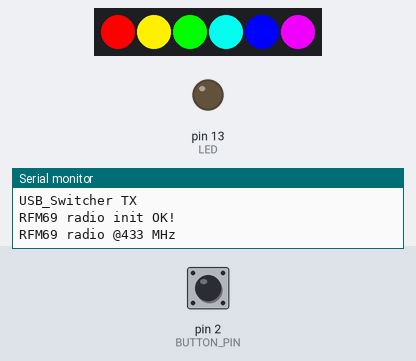
This sketch was run on a simulated Arduino Uno, built with avr-gcc and run on an emulated ATmega328P. On the bench: 6 RGB LEDs in strip order, left to right, output pins drawn as LEDs (lit = HIGH), the last lines printed to the serial monitor. Inputs (shaded band) come from the test bench; at power-on: pin 2 (BUTTON_PIN) HIGH. No radio packets arrive unless stated; pins used as bus, display or sensor lines are not drawn.

Above: at 14.8 s.
14.9 s: pin 2 (BUTTON_PIN) pulled LOW for 0.15 s
At 18.6 s:
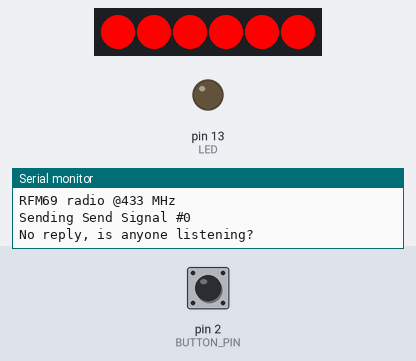
At 19.44 s:
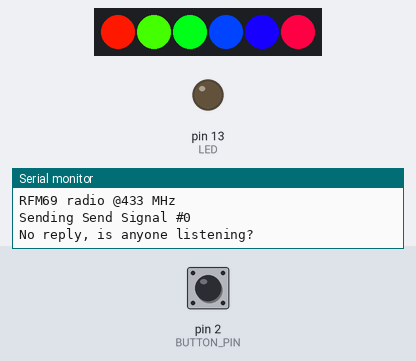
Timing chart, 0 to 24.0 s (numbered marks = the images above; inputs shaded):
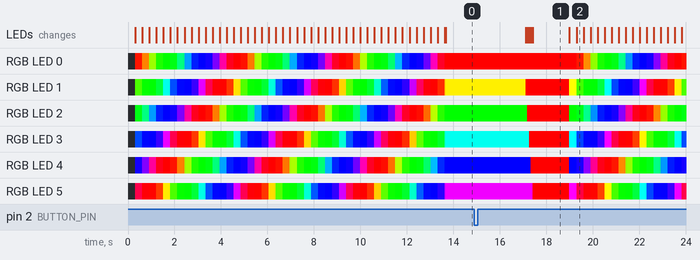

Measured:
- what the display in image 1 shows lasts 1.6 s, from 17.4 s to 19.0 s

The sketch:

remote_usbSwitch_TX.ino
```cpp
// RF USB Switcher


#include <SPI.h>
#include <RH_RF69.h>
#include <RHReliableDatagram.h>
#include <Adafruit_NeoPixel.h>
#ifdef __AVR__
 #include <avr/power.h> // Required for 16 MHz Adafruit Trinket
#endif
/************ Radio Setup ***************/

// Change to 434.0 or other frequency, must match RX's freq!
#define RF69_FREQ 433.0

// Where to send packets to!
#define DEST_ADDRESS   1
// change addresses for each client board, any number :)
#define MY_ADDRESS     2

#define BUTTON_PIN   2

#define RFM69_CS      8
#define RFM69_INT     7
#define RFM69_RST     4
#define LED           13

/************ NeoPixel Setup ***************/

#define PIXEL_PIN    6  // Digital IO pin connected to the NeoPixels.

#define PIXEL_COUNT 6  // Number of NeoPixels

// Declare our NeoPixel strip object:
Adafruit_NeoPixel strip(PIXEL_COUNT, PIXEL_PIN, NEO_GRB + NEO_KHZ800);
// Argument 1 = Number of pixels in NeoPixel strip
// Argument 2 = Arduino pin number (most are valid)
// Argument 3 = Pixel type flags, add together as needed:
//   NEO_KHZ800  800 KHz bitstream (most NeoPixel products w/WS2812 LEDs)
//   NEO_KHZ400  400 KHz (classic 'v1' (not v2) FLORA pixels, WS2811 drivers)
//   NEO_GRB     Pixels are wired for GRB bitstream (most NeoPixel products)
//   NEO_RGB     Pixels are wired for RGB bitstream (v1 FLORA pixels, not v2)
//   NEO_RGBW    Pixels are wired for RGBW bitstream (NeoPixel RGBW products)

/************ NeoPixel Setup ***************/

// Singleton instance of the radio driver
RH_RF69 rf69(RFM69_CS, RFM69_INT);

// Class to manage message delivery and receipt, using the driver declared above
RHReliableDatagram rf69_manager(rf69, MY_ADDRESS);

boolean oldState = HIGH;
int     mode     = 0;    // Currently-active animation mode, 0-9

int16_t packetnum = 0;  // packet counter, we increment per xmission

void setup()
{
  pinMode(BUTTON_PIN, INPUT_PULLUP);
  Serial.begin(115200);
  //while (!Serial) { delay(1); } // wait until serial console is open, remove if not tethered to computer

  pinMode(LED, OUTPUT);
  pinMode(RFM69_RST, OUTPUT);
  digitalWrite(RFM69_RST, LOW);

  Serial.println("USB_Switcher TX");
  Serial.println();

  // manual reset
  digitalWrite(RFM69_RST, HIGH);
  delay(10);
  digitalWrite(RFM69_RST, LOW);
  delay(10);

  if (!rf69_manager.init()) {
    Serial.println("RFM69 radio init failed");
    while (1);
  }
  Serial.println("RFM69 radio init OK!");
  // Defaults after init are 434.0MHz, modulation GFSK_Rb250Fd250, +13dbM (for low power module)
  // No encryption
  if (!rf69.setFrequency(RF69_FREQ)) {
    Serial.println("setFrequency failed");
  }

  // If you are using a high power RF69 eg RFM69HW, you *must* set a Tx power with the
  // ishighpowermodule flag set like this:
  rf69.setTxPower(20, true);  // range from 14-20 for power, 2nd arg must be true for 69HCW

  // The encryption key has to be the same as the one in the server
  uint8_t key[] = { 0x01, 0x02, 0x03, 0x04, 0x05, 0x06, 0x07, 0x08,
                    0x01, 0x02, 0x03, 0x04, 0x05, 0x06, 0x07, 0x08};
  rf69.setEncryptionKey(key);

  pinMode(LED, OUTPUT);

  Serial.print("RFM69 radio @");  Serial.print((int)RF69_FREQ);  Serial.println(" MHz");

  strip.begin(); // Initialize NeoPixel strip object (REQUIRED)
  strip.show();  // Initialize all pixels to 'off'
  rainbow(10);
}


// Dont put this on the stack:
uint8_t buf[RH_RF69_MAX_MESSAGE_LEN];
uint8_t data[] = "  OK";

void loop() {
  // Get current button state.
  boolean newState = digitalRead(BUTTON_PIN);

  if((newState == LOW) && (oldState == HIGH)) {
    // Short delay to debounce button.
    delay(20);

    char radiopacket[20] = "Send Signal #";
    itoa(packetnum++, radiopacket+13, 10);
    Serial.print("Sending "); Serial.println(radiopacket);

    // Send a message to the DESTINATION!
    if (rf69_manager.sendtoWait((uint8_t *)radiopacket, strlen(radiopacket), DEST_ADDRESS)) {
      // Now wait for a reply from the server
      uint8_t len = sizeof(buf);
      uint8_t from;
      if (rf69_manager.recvfromAckTimeout(buf, &len, 2000, &from)) {
        buf[len] = 0; // zero out remaining string

        Serial.print("Got reply from #"); Serial.print(from);
        Serial.print(" [RSSI :");
        Serial.print(rf69.lastRssi());
        Serial.print("] : ");
        Serial.println((char*)buf);
        Blink(LED, 40, 3); //blink LED 3 times, 40ms between blinks
      } else {
        Serial.println("No reply, is anyone listening?");
      }
    } else {
      Serial.println("Sending failed (no ack)");
      colorWipe(strip.Color(127, 127, 127), 75); // White
      delay(2000);
    }
   }
    if(newState == LOW) {      // Yes, still low
      if(++mode > 1) mode = 0; // Advance to next mode, wrap around after #2
      switch(mode) {           // Start the new animation...
        case 0:
          colorWipe(strip.Color(  0,   0, 255), 75);    // Blue
          delay(1500);
          rainbow(10);
          break;
        case 1:
          colorWipe(strip.Color(255,   0,   0), 75);    // Red
          delay(1500);
          rainbow(10);
          break;
      }
    }
  oldState = newState;

}

void Blink(byte PIN, byte DELAY_MS, byte loops) {
  for (byte i=0; i<loops; i++)  {
    digitalWrite(PIN,HIGH);
    delay(DELAY_MS);
    digitalWrite(PIN,LOW);
    delay(DELAY_MS);
  }
}

// Fill strip pixels one after another with a color. Strip is NOT cleared
// first; anything there will be covered pixel by pixel. Pass in color
// (as a single 'packed' 32-bit value, which you can get by calling
// strip.Color(red, green, blue) as shown in the loop() function above),
// and a delay time (in milliseconds) between pixels.
void colorWipe(uint32_t color, int wait) {
  for(int i=0; i<strip.numPixels(); i++) { // For each pixel in strip...
    strip.setPixelColor(i, color);         //  Set pixel's color (in RAM)
    strip.show();                          //  Update strip to match
    delay(wait);                           //  Pause for a moment
  }
}

// Rainbow cycle along whole strip. Pass delay time (in ms) between frames.
void rainbow(int wait) {
  // Hue of first pixel runs 3 complete loops through the color wheel.
  // Color wheel has a range of 65536 but it's OK if we roll over, so
  // just count from 0 to 3*65536. Adding 256 to firstPixelHue each time
  // means we'll make 3*65536/256 = 768 passes through this outer loop:
  for(long firstPixelHue = 0; firstPixelHue < 3*65536; firstPixelHue += 256) {
    for(int i=0; i<strip.numPixels(); i++) { // For each pixel in strip...
      // Offset pixel hue by an amount to make one full revolution of the
      // color wheel (range of 65536) along the length of the strip
      // (strip.numPixels() steps):
      int pixelHue = firstPixelHue + (i * 65536L / strip.numPixels());
      // strip.ColorHSV() can take 1 or 3 arguments: a hue (0 to 65535) or
      // optionally add saturation and value (brightness) (each 0 to 255).
      // Here we're using just the single-argument hue variant. The result
      // is passed through strip.gamma32() to provide 'truer' colors
      // before assigning to each pixel:
      strip.setPixelColor(i, strip.gamma32(strip.ColorHSV(pixelHue)));
    }
    strip.show(); // Update strip with new contents
    delay(wait);  // Pause for a moment
  }
}
```
